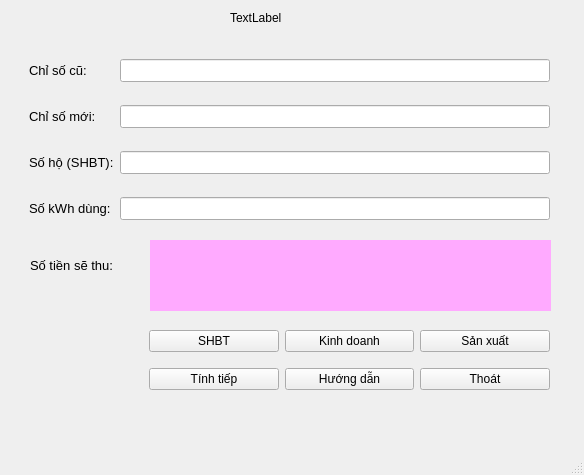
<?xml version="1.0" encoding="UTF-8"?>
<ui version="4.0">
 <class>MainWindow</class>
 <widget class="QMainWindow" name="MainWindow">
  <property name="geometry">
   <rect>
    <x>0</x>
    <y>0</y>
    <width>584</width>
    <height>475</height>
   </rect>
  </property>
  <property name="windowTitle">
   <string>MainWindow</string>
  </property>
  <widget class="QWidget" name="centralwidget">
   <widget class="QLabel" name="label">
    <property name="geometry">
     <rect>
      <x>230</x>
      <y>10</y>
      <width>55</width>
      <height>16</height>
     </rect>
    </property>
    <property name="text">
     <string>TextLabel</string>
    </property>
   </widget>
   <widget class="QWidget" name="formLayoutWidget">
    <property name="geometry">
     <rect>
      <x>29</x>
      <y>59</y>
      <width>521</width>
      <height>161</height>
     </rect>
    </property>
    <layout class="QFormLayout" name="formLayout">
     <item row="0" column="0">
      <widget class="QLabel" name="label_2">
       <property name="font">
        <font>
         <pointsize>10</pointsize>
        </font>
       </property>
       <property name="text">
        <string>Chỉ số cũ:</string>
       </property>
      </widget>
     </item>
     <item row="2" column="0">
      <widget class="QLabel" name="label_3">
       <property name="font">
        <font>
         <pointsize>10</pointsize>
        </font>
       </property>
       <property name="text">
        <string>Chỉ số mới:</string>
       </property>
      </widget>
     </item>
     <item row="4" column="0">
      <widget class="QLabel" name="label_4">
       <property name="font">
        <font>
         <pointsize>10</pointsize>
        </font>
       </property>
       <property name="text">
        <string>Số hộ (SHBT):</string>
       </property>
      </widget>
     </item>
     <item row="6" column="0">
      <widget class="QLabel" name="label_5">
       <property name="font">
        <font>
         <pointsize>10</pointsize>
        </font>
       </property>
       <property name="text">
        <string>Số kWh dùng:</string>
       </property>
      </widget>
     </item>
     <item row="0" column="1">
      <widget class="QLineEdit" name="lineEditOld">
       <property name="font">
        <font>
         <pointsize>10</pointsize>
        </font>
       </property>
      </widget>
     </item>
     <item row="2" column="1">
      <widget class="QLineEdit" name="lineEditNew">
       <property name="font">
        <font>
         <pointsize>10</pointsize>
        </font>
       </property>
      </widget>
     </item>
     <item row="4" column="1">
      <widget class="QLineEdit" name="lineEditSoHo">
       <property name="font">
        <font>
         <pointsize>10</pointsize>
        </font>
       </property>
      </widget>
     </item>
     <item row="6" column="1">
      <widget class="QLineEdit" name="lineEditSokWh">
       <property name="font">
        <font>
         <pointsize>10</pointsize>
        </font>
       </property>
      </widget>
     </item>
     <item row="5" column="1">
      <spacer name="verticalSpacer">
       <property name="orientation">
        <enum>Qt::Vertical</enum>
       </property>
       <property name="sizeHint" stdset="0">
        <size>
         <width>20</width>
         <height>40</height>
        </size>
       </property>
      </spacer>
     </item>
     <item row="3" column="1">
      <spacer name="verticalSpacer_2">
       <property name="orientation">
        <enum>Qt::Vertical</enum>
       </property>
       <property name="sizeHint" stdset="0">
        <size>
         <width>20</width>
         <height>40</height>
        </size>
       </property>
      </spacer>
     </item>
     <item row="1" column="1">
      <spacer name="verticalSpacer_3">
       <property name="orientation">
        <enum>Qt::Vertical</enum>
       </property>
       <property name="sizeHint" stdset="0">
        <size>
         <width>20</width>
         <height>40</height>
        </size>
       </property>
      </spacer>
     </item>
    </layout>
   </widget>
   <widget class="QLabel" name="label_6">
    <property name="geometry">
     <rect>
      <x>30</x>
      <y>240</y>
      <width>111</width>
      <height>51</height>
     </rect>
    </property>
    <property name="font">
     <font>
      <pointsize>10</pointsize>
     </font>
    </property>
    <property name="text">
     <string>Số tiền sẽ thu:</string>
    </property>
   </widget>
   <widget class="QLabel" name="label_7">
    <property name="geometry">
     <rect>
      <x>150</x>
      <y>240</y>
      <width>401</width>
      <height>71</height>
     </rect>
    </property>
    <property name="font">
     <font>
      <pointsize>14</pointsize>
     </font>
    </property>
    <property name="styleSheet">
     <string notr="true">background-color: rgb(255, 170, 255);</string>
    </property>
    <property name="text">
     <string/>
    </property>
    <property name="alignment">
     <set>Qt::AlignCenter</set>
    </property>
   </widget>
   <widget class="QWidget" name="gridLayoutWidget">
    <property name="geometry">
     <rect>
      <x>149</x>
      <y>320</y>
      <width>401</width>
      <height>81</height>
     </rect>
    </property>
    <layout class="QGridLayout" name="gridLayout">
     <item row="0" column="0">
      <widget class="QPushButton" name="pushButtonSHBT">
       <property name="text">
        <string>SHBT</string>
       </property>
      </widget>
     </item>
     <item row="1" column="0">
      <widget class="QPushButton" name="pushButton">
       <property name="text">
        <string>Tính tiếp</string>
       </property>
      </widget>
     </item>
     <item row="0" column="1">
      <widget class="QPushButton" name="pushButtonKinhDoanh">
       <property name="text">
        <string>Kinh doanh</string>
       </property>
      </widget>
     </item>
     <item row="0" column="2">
      <widget class="QPushButton" name="pushButtonnSanXuat">
       <property name="text">
        <string>Sản xuất</string>
       </property>
      </widget>
     </item>
     <item row="1" column="1">
      <widget class="QPushButton" name="pushButtonHuongDan">
       <property name="text">
        <string>Hướng dẫn</string>
       </property>
      </widget>
     </item>
     <item row="1" column="2">
      <widget class="QPushButton" name="pushButtonThoat">
       <property name="text">
        <string>Thoát</string>
       </property>
      </widget>
     </item>
    </layout>
   </widget>
  </widget>
  <widget class="QMenuBar" name="menubar">
   <property name="geometry">
    <rect>
     <x>0</x>
     <y>0</y>
     <width>584</width>
     <height>26</height>
    </rect>
   </property>
  </widget>
  <widget class="QStatusBar" name="statusbar"/>
 </widget>
 <resources/>
 <connections>
  <connection>
   <sender>pushButtonThoat</sender>
   <signal>clicked()</signal>
   <receiver>MainWindow</receiver>
   <slot>close()</slot>
   <hints>
    <hint type="sourcelabel">
     <x>484</x>
     <y>405</y>
    </hint>
    <hint type="destinationlabel">
     <x>291</x>
     <y>237</y>
    </hint>
   </hints>
  </connection>
 </connections>
</ui>
